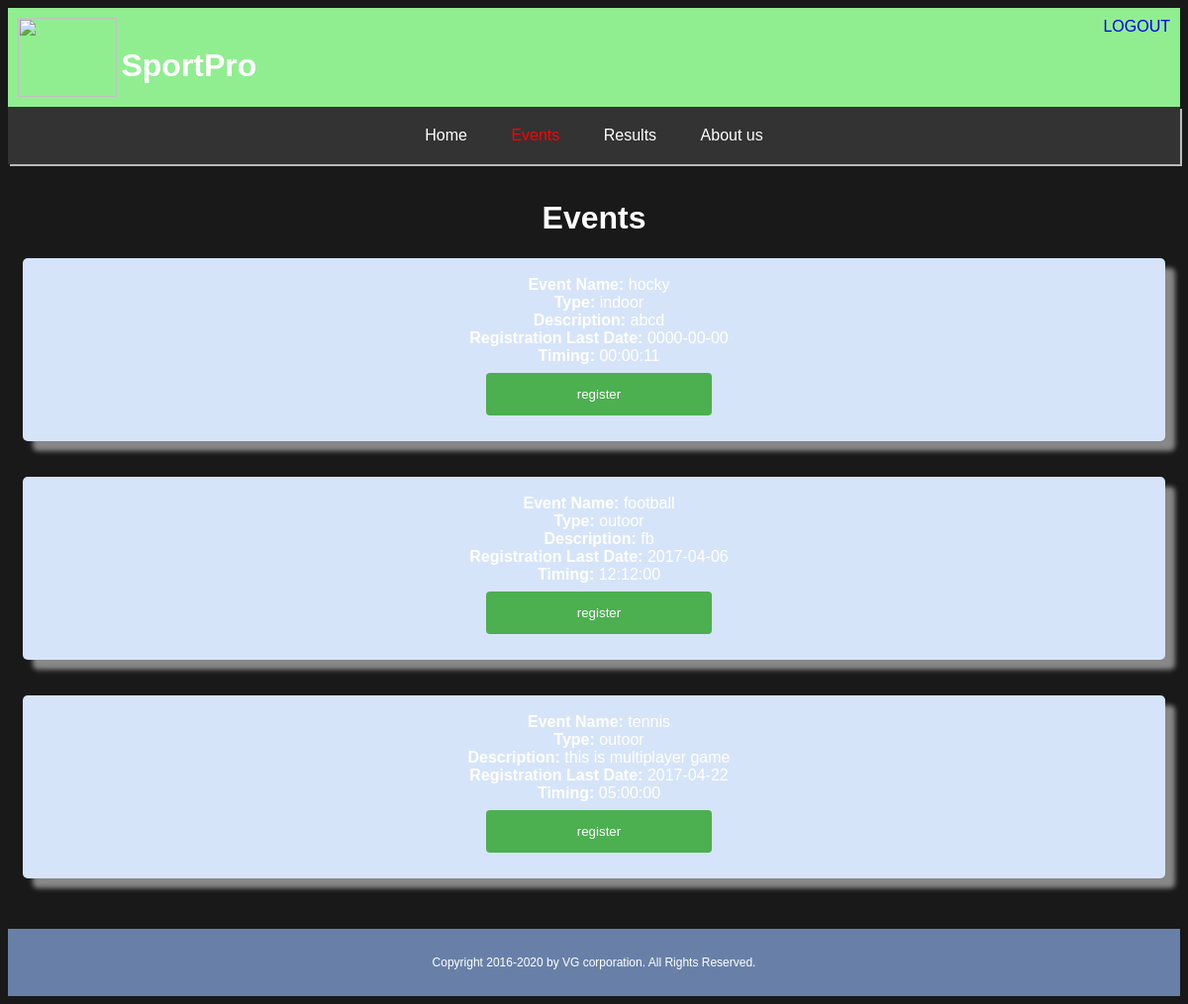
Screenshot of /Student/Events.php with the database file from the repository.
### tables this page shows
CREATE TABLE IF NOT EXISTS `event` (
  `id` int(10) NOT NULL AUTO_INCREMENT,
  `event_name` varchar(30) NOT NULL,
  `type` varchar(20) NOT NULL,
  `description` varchar(100) NOT NULL,
  `start_date` date NOT NULL,
  `end_date` date NOT NULL,
  `time` time NOT NULL,
  `status` varchar(15) NOT NULL,
  PRIMARY KEY (`id`)
);

### Student/Events.php (the view, shortened to what this page needs)
<!DOCTYPE html>
<html>
<head>
<link rel="stylesheet" type="text/css" href="../css/style.css">
</head>
<body>
<header>
<img src="http://vectorlogofree.com/wp-content/uploads/2013/01/canadian-olympic-team-logo-vector-400x400.png" width="100px" height="80px">
<a href="login.php" style="float:right;">LOGOUT</a>
<h1 class="liketext">SportPro</h1>
</header>
<div class="row">
<nav>
		<ul>
			<li><a href="index.html">Home</a></li>
			<li><a href="#" style="color:red;">Events</a></li>
			<li><a href="Results_stud.php">Results</a></li>
			<li><a href="About us.html">About us</a></li>
		</ul>
	</nav>
<div class="col-12">
<center>
  <h1>Events</h1>
<?php
$servername = "localhost";
$username = 'root';
$password = '';
$dbname = "sportpro";
$conn = new mysqli($servername, $username, $password,$dbname);
$sql = "SELECT * FROM event where status='ongoing' ORDER BY end_date asc";
$result = $conn->query($sql);
if ($result->num_rows > 0) {
    while($row = $result->fetch_assoc()) {
		echo '<div style="align:center; box-shadow: 10px 10px 5px #888888; padding-left:10px;border:1px; border-radius:5px;background-color:#d6e4f9"><form action="register.php" method="post">';
        echo "<br><b>Event Name: </b>" . $row["event_name"]."<br> <b>Type: </b>" . $row["type"]. "<br> <b>Description:</b> " . $row["description"]."<br><b> Registration Last Date: </b>" . $row["end_date"]."<br><b> Timing:</b> " . $row["time"];
		echo '<br><input type="submit" value="register"><br><br></form></div><br><br>';
  }
} else {
    echo "0 results";
}
?>
</div>
</div>
<footer>
  <p>Copyright 2016-2020 by VG corporation. All Rights Reserved.</p>
</footer>
</body>
</html>

### css/style.css (style rules this page uses)
body { background: #191919; color: #FFFFFF; }
* { box-sizing: border-box; text-decoration: none; }
.row::after { content: ""; clear: both; display: block; }
[class*="col-"] { float: left; padding: 15px; }
html { font-family: "Lucida Sans", sans-serif; }
header { background-color:lightgreen; color: #ffffff; padding: 10px; image-float:left; height:100px; }
h1.liketext { display:inline; vertical-align: top; line-height: 300%; }
nav ul { background-color: #333; overflow: hidden; color: #fff; padding: 0; text-align: center; margin: 0; transition: max-height 0.5s; box-shadow: 2px 2px #bbb }
nav ul li { display: inline-block; padding: 20px; }
nav ul li a { text-decoration: none; color: inherit; }
footer { background-color:#6880a8; color: #ffffff; text-align: center; font-size: 12px; padding: 15px; }
.col-12 { width: 100%; }
input[type=submit] { width: 20%; background-color: #4CAF50; color: white; padding: 14px 20px; margin: 8px 0; border: none; border-radius: 4px; cursor: pointer; }

### rows the page displays
event: event_name "hocky", type "indoor", description "abcd", end_date "0000-00-00", time "00:00:11"
event: event_name "football", type "outoor", description "fb", end_date "2017-04-06", time "12:12:00"
event: event_name "tennis", type "outoor", description "this is multiplayer game", end_date "2017-04-22", time "05:00:00"
